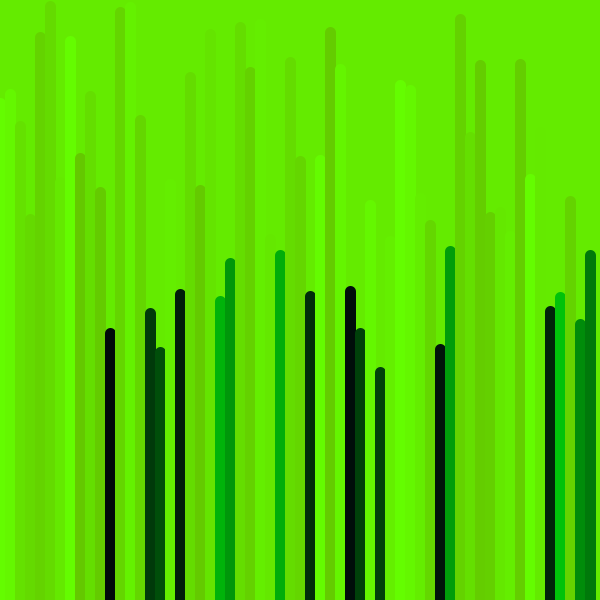
Frame 1 (no input)
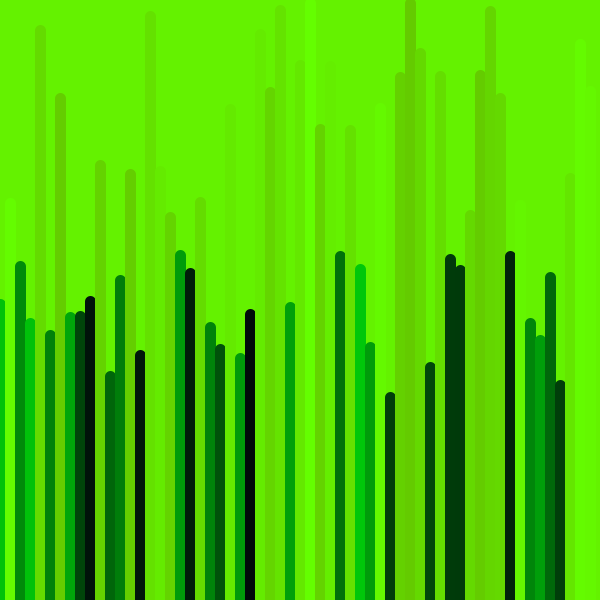
Frame 60 (the mouse pressed at the canvas centre just before this capture)
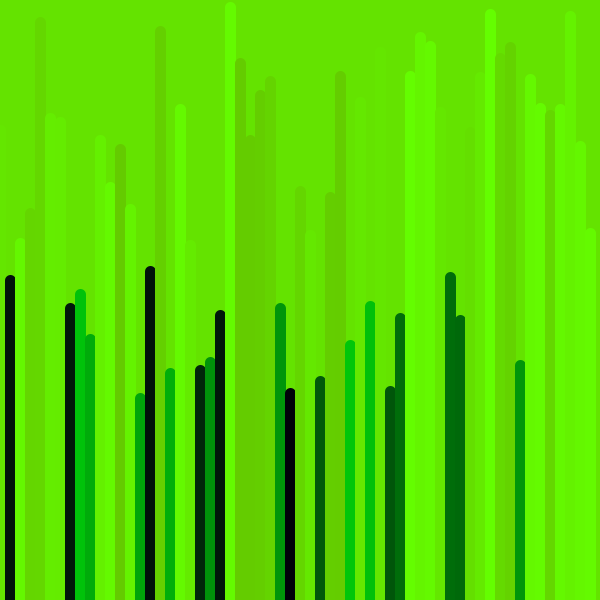
Frame 120 (the mouse held since frame 60 and released just before this capture)

The Processing sketch that drew these frames (run headless with seeded random() and noise(); from frame 60 on, the mouse is pressed at the canvas centre):

// Processing sketch: processing_58762
// ── processing_58762.pde

float limiteH;

void setup () {//comando para defenir as propriedades do ambiente inicial, tais como tamalho da janela, cor de fundo, carregar imagemm, etc. antes de começar a executar 

  frameRate(6);// especifica o número de frames a serem exibidos a cada segundo.
  size (600, 600); // comando para defenir o tamaho da janela  em pixeis, primeiro parametro é a largura e o segundo é altura
  smooth(); // suaviza a imagem, melhora a qualidade de imagens redimensionadas 
  //noLoop(); // para o processo que continua a executar o codigo dentro do draw(), deve ser a ultima linha de codigo dentro do setup().
}

void draw() { // comando para executar 

  background (100, random (200,255), 0);//random permite-me escolher uma cor aleatoria, neste caso as cores r, g, b, são escolhidas aleatoriamente.


  for (int i = 0; i < 600; i = i+10) {// cria um ciclo que vai de 0 a 600, incrementando de 10 em 10 no eixo x

    limiteH = random(400); // limiteH são valores aleatoios até 200

    if (limiteH < 250) {// se o limeteH for inferior a 150 a linha fica com a cor e tranparencia que estão a seguir ...
      stroke (100, random (200,255), 0); // cor da linha e transparencia
    }
    else {//...se não fica com esta  
      stroke (0, random (0,200), 10); // cor da linha e transparencia
    }
    strokeWeight(11);// espessura da linha 
    line(i, limiteH, i, 600); // uma linha com primeira cordenada em 0 a 600 e valores aleatórios ate 400 no eixo y
  }
} 
